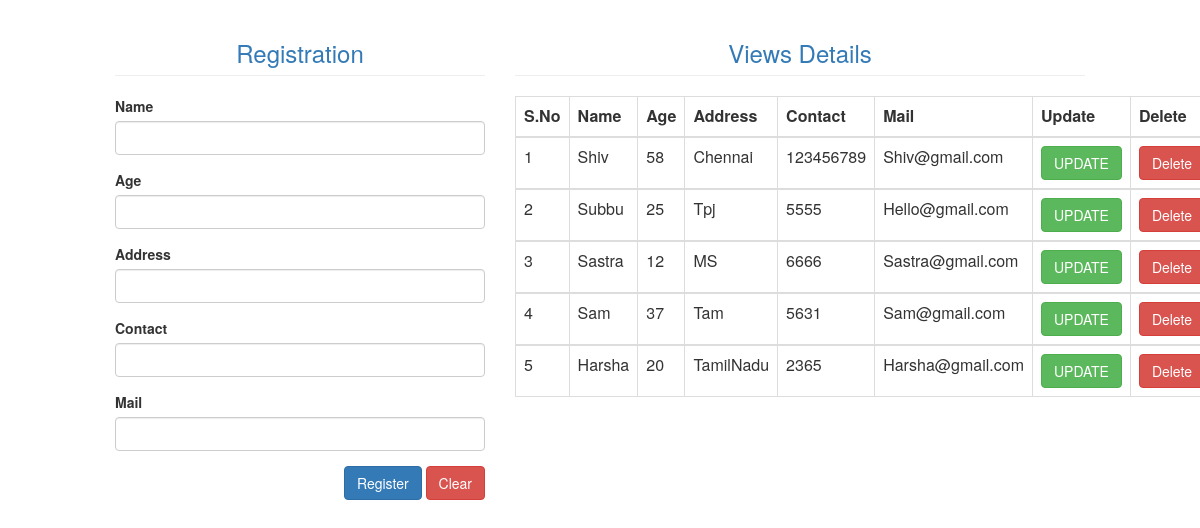
Page /regmodel on the committed database.
### MyFirstApp/models.py (models this page shows)
class Datas(models.Model):
    Name=models.CharField(max_length=20,default="")
    Age=models.IntegerField(default="")
    Address=models.CharField(max_length=50,default="")
    Contact=models.IntegerField(default="")
    Mail=models.CharField(max_length=50,default="")

### MyFirstApp/views.py (the view)
# urls.py: path('regmodel',views.regmodel,name="regmodel"),
def regmodel(request):
    mydata=Datas.objects.all()
    if(mydata!=''):
        return render(request,'register.html',{'datas':mydata})
    else:
        return render(request,'register.html')

### templates/register.html (shortened to what this page needs)
<html>
    <head>
        {% load static %}
        <link rel="stylesheet" href="{% static 'bootstrap-3.4.1-dist/css/bootstrap.min.css' %}">
    </head>
    <body>
        <div class-"container-fluid">
            <div class="col-md-offset-1 col-md-4">
                <form action="addData" method="POST" autocomplete="off">
                <h3 class="page-header text-primary text-center">Registration</h3>
                <div class="form-group">
                    <label>Name</label>
                    <input type="text" class="form-control" name="name">
                </div>
                <div class="form-group">
                    <label>Age</label>
                    <input type="text" class="form-control" name="age">
                </div>
                <div class="form-group">
                    <label>Address</label>
                    <input type="text" class="form-control" name="address">
                </div>
                <div class="form-group">
                    <label>Contact</label>
                    <input type="text" class="form-control" name="contact">
                </div>
                <div class="form-group">
                    <label>Mail</label>
                    <input type="text" class="form-control" name="mail">
                </div>
                <div class="form-group pull-right">
                    <input type="submit" value="Register" class="btn btn-primary">
                    <input type="reset" value="Clear" class="btn btn-danger">
                </div>
            </form>
            </div>
        </div>
        <div class="col-md-6">
            {% if datas %}
            <h3 class="page-header text-primary text-center">Views Details</h3>
            <table class="table table-bordered">
                <thead>
                    <tr>
                        <th>S.No</th>
                        <th>Name</th>
                        <th>Age</th>
                        <th>Address</th>
                        <th>Contact</th>
                        <th>Mail</th>
                        <th>Update</th>
                        <th>Delete</th>
                    </tr>
                </thead>
                    {% for data in datas %}
                    <tbody>
                        <tr>
                            <td>{{forloop.counter}}</td>
                            <td>{{data.Name}}</td>
                            <td>{{data.Age}}</td>
                            <td>{{data.Address}}</td>
                            <td>{{data.Contact}}</td>
                            <td>{{data.Mail}}</td>
                            <td><a class="btn btn-success" href="updateData/{{data.id}}">UPDATE</a></td>
                            <td><a class="btn btn-danger" href="deleteData/{{data.id}}">Delete</a></td>
                        </tr>
                    </tbody>
                    {% endfor %}
            </table>
            {% endif %}
        </div>
    </body>
</html>

### rows in the picture
Datas: Name "Shiv", Age "58", Address "Chennai", Contact "123456789", Mail "Shiv@gmail.com"
Datas: Name "Subbu", Age "25", Address "Tpj", Contact "5555", Mail "Hello@gmail.com"
Datas: Name "Sastra", Age "12", Address "MS", Contact "6666", Mail "Sastra@gmail.com"
Datas: Name "Sam", Age "37", Address "Tam", Contact "5631", Mail "Sam@gmail.com"
Datas: Name "Harsha", Age "20", Address "TamilNadu", Contact "2365", Mail "Harsha@gmail.com"
